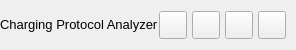
           <widget class="QFrame" name="contentTopBg">
            <property name="minimumSize">
             <size>
              <width>0</width>
              <height>50</height>
             </size>
            </property>
            <property name="maximumSize">
             <size>
              <width>16777215</width>
              <height>50</height>
             </size>
            </property>
            <property name="frameShape">
             <enum>QFrame::NoFrame</enum>
            </property>
            <property name="frameShadow">
             <enum>QFrame::Raised</enum>
            </property>
            <layout class="QHBoxLayout" name="horizontalLayout">
             <property name="spacing">
              <number>0</number>
             </property>
             <property name="leftMargin">
              <number>0</number>
             </property>
             <property name="topMargin">
              <number>0</number>
             </property>
             <property name="rightMargin">
              <number>10</number>
             </property>
             <property name="bottomMargin">
              <number>0</number>
             </property>
             <item>
              <widget class="QFrame" name="leftBox">
               <property name="sizePolicy">
                <sizepolicy hsizetype="Expanding" vsizetype="Preferred">
                 <horstretch>0</horstretch>
                 <verstretch>0</verstretch>
                </sizepolicy>
               </property>
               <property name="frameShape">
                <enum>QFrame::NoFrame</enum>
               </property>
               <property name="frameShadow">
                <enum>QFrame::Raised</enum>
               </property>
               <layout class="QHBoxLayout" name="horizontalLayout_3">
                <property name="spacing">
                 <number>0</number>
                </property>
                <property name="leftMargin">
                 <number>0</number>
                </property>
                <property name="topMargin">
                 <number>0</number>
                </property>
                <property name="rightMargin">
                 <number>0</number>
                </property>
                <property name="bottomMargin">
                 <number>0</number>
                </property>
                <item>
                 <widget class="QLabel" name="titleRightInfo">
                  <property name="sizePolicy">
                   <sizepolicy hsizetype="Preferred" vsizetype="Expanding">
                    <horstretch>0</horstretch>
                    <verstretch>0</verstretch>
                   </sizepolicy>
                  </property>
                  <property name="maximumSize">
                   <size>
                    <width>16777215</width>
                    <height>45</height>
                   </size>
                  </property>
                  <property name="font">
                   <font>
                    <family>Segoe UI</family>
                    <pointsize>10</pointsize>
                    <italic>false</italic>
                    <bold>false</bold>
                   </font>
                  </property>
                  <property name="text">
                   <string>Charging Protocol Analyzer</string>
                  </property>
                  <property name="alignment">
                   <set>Qt::AlignLeading|Qt::AlignLeft|Qt::AlignVCenter</set>
                  </property>
                 </widget>
                </item>
               </layout>
              </widget>
             </item>
             <item alignment="Qt::AlignRight">
              <widget class="QFrame" name="rightButtons">
               <property name="minimumSize">
                <size>
                 <width>0</width>
                 <height>28</height>
                </size>
               </property>
               <property name="frameShape">
                <enum>QFrame::NoFrame</enum>
               </property>
               <property name="frameShadow">
                <enum>QFrame::Raised</enum>
               </property>
               <layout class="QHBoxLayout" name="horizontalLayout_2">
                <property name="spacing">
                 <number>5</number>
                </property>
                <property name="leftMargin">
                 <number>0</number>
                </property>
                <property name="topMargin">
                 <number>0</number>
                </property>
                <property name="rightMargin">
                 <number>0</number>
                </property>
                <property name="bottomMargin">
                 <number>0</number>
                </property>
                <item>
                 <widget class="QPushButton" name="settingsTopBtn">
                  <property name="minimumSize">
                   <size>
                    <width>28</width>
                    <height>28</height>
                   </size>
                  </property>
                  <property name="maximumSize">
                   <size>
                    <width>28</width>
                    <height>28</height>
                   </size>
                  </property>
                  <property name="cursor">
                   <cursorShape>PointingHandCursor</cursorShape>
                  </property>
                  <property name="toolTip">
                   <string>Settings</string>
                  </property>
                  <property name="text">
                   <string/>
                  </property>
                  <property name="icon">
                   <iconset>
                    <normaloff>images/icons_png/icon_settings.png</normaloff>images/icons_png/icon_settings.png</iconset>
                  </property>
                  <property name="iconSize">
                   <size>
                    <width>20</width>
                    <height>20</height>
                   </size>
                  </property>
                 </widget>
                </item>
                <item>
                 <widget class="QPushButton" name="minimizeAppBtn">
                  <property name="minimumSize">
                   <size>
                    <width>28</width>
                    <height>28</height>
                   </size>
                  </property>
                  <property name="maximumSize">
                   <size>
                    <width>28</width>
                    <height>28</height>
                   </size>
                  </property>
                  <property name="cursor">
                   <cursorShape>PointingHandCursor</cursorShape>
                  </property>
                  <property name="toolTip">
                   <string>Minimize</string>
                  </property>
                  <property name="text">
                   <string/>
                  </property>
                  <property name="icon">
                   <iconset>
                    <normaloff>images/icons_png/icon_minimize.png</normaloff>images/icons_png/icon_minimize.png</iconset>
                  </property>
                  <property name="iconSize">
                   <size>
                    <width>20</width>
                    <height>20</height>
                   </size>
                  </property>
                 </widget>
                </item>
                <item>
                 <widget class="QPushButton" name="maximizeRestoreAppBtn">
                  <property name="minimumSize">
                   <size>
                    <width>28</width>
                    <height>28</height>
                   </size>
                  </property>
                  <property name="maximumSize">
                   <size>
                    <width>28</width>
                    <height>28</height>
                   </size>
                  </property>
                  <property name="font">
                   <font>
                    <family>Segoe UI</family>
                    <pointsize>10</pointsize>
                    <italic>false</italic>
                    <bold>false</bold>
                    <stylestrategy>PreferDefault</stylestrategy>
                   </font>
                  </property>
                  <property name="cursor">
                   <cursorShape>PointingHandCursor</cursorShape>
                  </property>
                  <property name="toolTip">
                   <string>Maximize</string>
                  </property>
                  <property name="text">
                   <string/>
                  </property>
                  <property name="icon">
                   <iconset>
                    <normaloff>images/icons_png/icon_maximize.png</normaloff>images/icons_png/icon_maximize.png</iconset>
                  </property>
                  <property name="iconSize">
                   <size>
                    <width>20</width>
                    <height>20</height>
                   </size>
                  </property>
                 </widget>
                </item>
                <item>
                 <widget class="QPushButton" name="closeAppBtn">
                  <property name="minimumSize">
                   <size>
                    <width>28</width>
                    <height>28</height>
                   </size>
                  </property>
                  <property name="maximumSize">
                   <size>
                    <width>28</width>
                    <height>28</height>
                   </size>
                  </property>
                  <property name="cursor">
                   <cursorShape>PointingHandCursor</cursorShape>
                  </property>
                  <property name="toolTip">
                   <string>Close</string>
                  </property>
                  <property name="styleSheet">
                   <string notr="true"/>
                  </property>
                  <property name="text">
                   <string/>
                  </property>
                  <property name="icon">
                   <iconset>
                    <normaloff>images/icons_png/icon_close.png</normaloff>images/icons_png/icon_close.png</iconset>
                  </property>
                  <property name="iconSize">
                   <size>
                    <width>20</width>
                    <height>20</height>
                   </size>
                  </property>
                 </widget>
                </item>
               </layout>
              </widget>
             </item>
            </layout>
           </widget>
